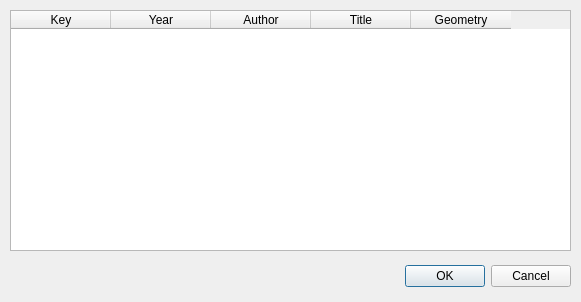
<?xml version="1.0" encoding="UTF-8"?>
<ui version="4.0">
 <class>dialog</class>
 <widget class="QDialog" name="dialog">
  <property name="geometry">
   <rect>
    <x>0</x>
    <y>0</y>
    <width>581</width>
    <height>302</height>
   </rect>
  </property>
  <property name="windowTitle">
   <string>Literature Mapper</string>
  </property>
  <widget class="QDialogButtonBox" name="buttonBox">
   <property name="geometry">
    <rect>
     <x>230</x>
     <y>260</y>
     <width>341</width>
     <height>32</height>
    </rect>
   </property>
   <property name="orientation">
    <enum>Qt::Horizontal</enum>
   </property>
   <property name="standardButtons">
    <set>QDialogButtonBox::Cancel|QDialogButtonBox::Ok</set>
   </property>
  </widget>
  <widget class="QTableWidget" name="tableWidget_Zotero">
   <property name="geometry">
    <rect>
     <x>10</x>
     <y>10</y>
     <width>561</width>
     <height>241</height>
    </rect>
   </property>
   <property name="selectionMode">
    <enum>QAbstractItemView::SingleSelection</enum>
   </property>
   <property name="selectionBehavior">
    <enum>QAbstractItemView::SelectRows</enum>
   </property>
   <property name="sortingEnabled">
    <bool>true</bool>
   </property>
   <property name="rowCount">
    <number>0</number>
   </property>
   <property name="columnCount">
    <number>5</number>
   </property>
   <column>
    <property name="text">
     <string>Key</string>
    </property>
   </column>
   <column>
    <property name="text">
     <string>Year</string>
    </property>
   </column>
   <column>
    <property name="text">
     <string>Author</string>
    </property>
   </column>
   <column>
    <property name="text">
     <string>Title</string>
    </property>
   </column>
   <column>
    <property name="text">
     <string>Geometry</string>
    </property>
   </column>
  </widget>
 </widget>
 <resources/>
 <connections>
  <connection>
   <sender>buttonBox</sender>
   <signal>accepted()</signal>
   <receiver>dialog</receiver>
   <slot>accept()</slot>
   <hints>
    <hint type="sourcelabel">
     <x>248</x>
     <y>254</y>
    </hint>
    <hint type="destinationlabel">
     <x>157</x>
     <y>274</y>
    </hint>
   </hints>
  </connection>
  <connection>
   <sender>buttonBox</sender>
   <signal>rejected()</signal>
   <receiver>dialog</receiver>
   <slot>reject()</slot>
   <hints>
    <hint type="sourcelabel">
     <x>316</x>
     <y>260</y>
    </hint>
    <hint type="destinationlabel">
     <x>286</x>
     <y>274</y>
    </hint>
   </hints>
  </connection>
 </connections>
</ui>
